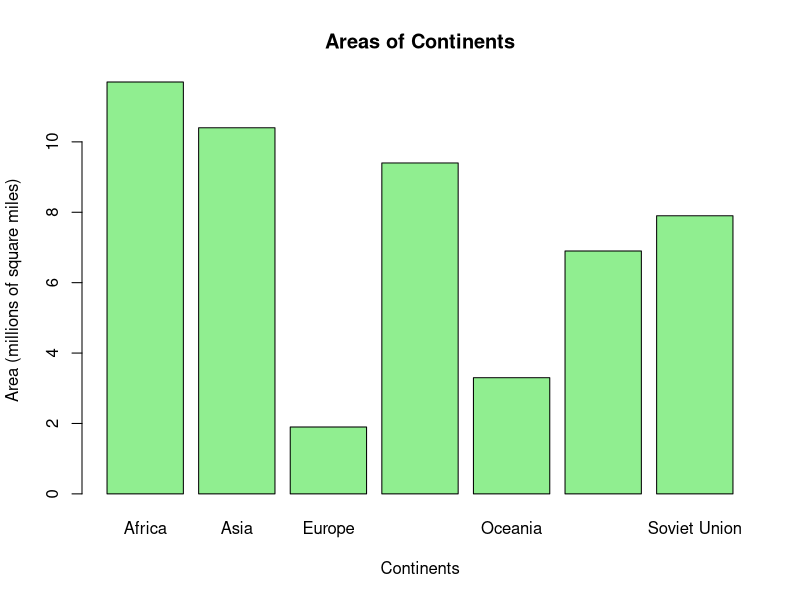

Write R code to recreate this figure.
continents <- c("Africa", "Asia", "Europe", "North America", "Oceania", "South America", "Soviet Union")

areas <- c(11.7, 10.4, 1.9, 9.4, 3.3, 6.9, 7.9)

barplot(areas, names.arg = continents, xlab = "Continents", ylab = "Area (millions of square miles)", col = "lightgreen", main = "Areas of Continents")